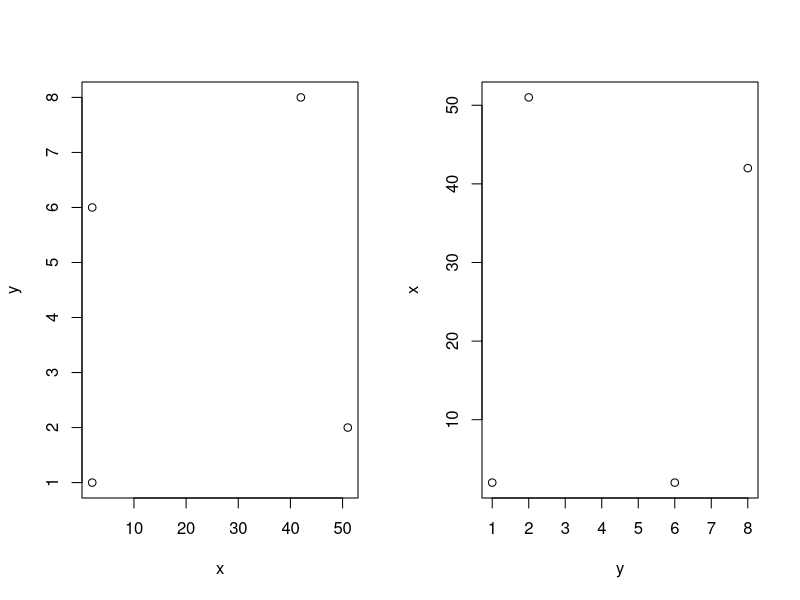
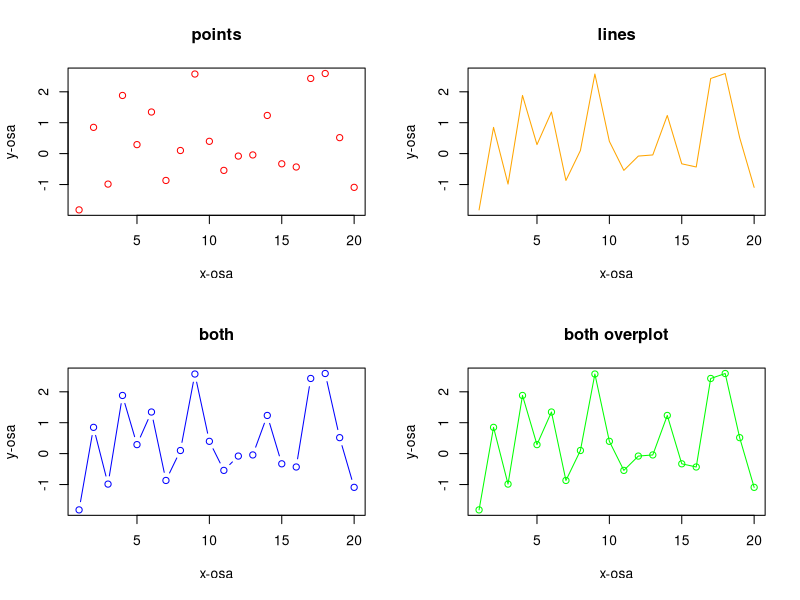
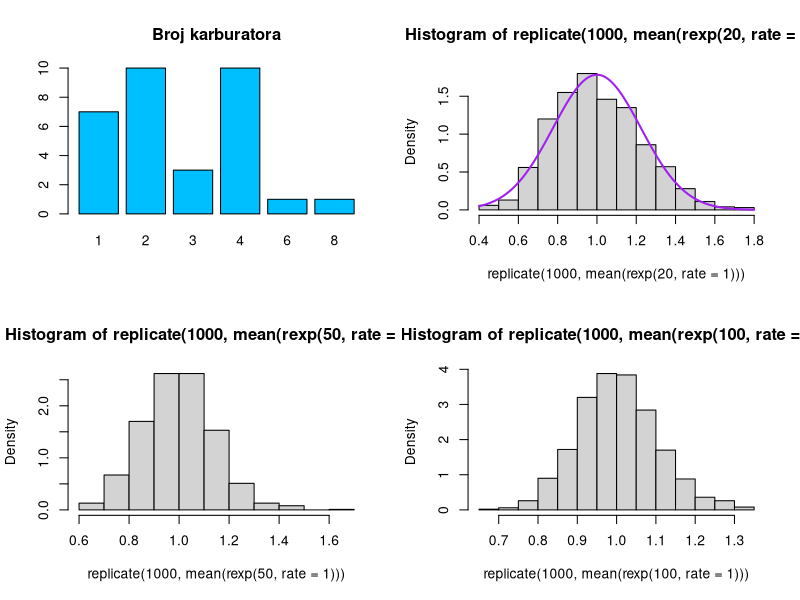

These charts were generated, in order, by the following R code:
#peti cas


brojevi <- 1:12
slova <- letters[1:12]
d <- data.frame(brojevi,slova)  #pravimo matricu sa ovim podacima
d

d1 <- data.frame(br=brojevi, sl=slova)  #imenujemo kolone
d1

d1$br    #pristupamo koloni iz baze d1

d[1,2]    #1 - red ; 2 - kolona 
d$brojevi[1]  #drugi nacin kad direktno uzimamo iz kolone
d[1, ] #celu kolonu
d[ , 1] #ceo red


d[d$brojevi<10, ] #logicki vektor koji vraca samo za ispunjen uslov

sleep             #ugradjena baza podataka

cbind(sleep, seq(20,1,-1))   #cbind prilepili smo jednu kolonu od 20 do 1


InsectSprays

data(InsectSprays)
summary(InsectSprays)     #sumarna statistika
head(InsectSprays)        #vrati prvih 6 elemenata baze, da bi videli imena headera


par(mfrow = c(1,2)) # platno se deli na jednu vrstu i dve kolone (dva grafika jedan pored drugog)
x<- c(2,51,2,42)
y<- c(1,2,6,8)

plot(x,y)
plot(y,x)

x1 <- rnorm(20) #  Grafici uzorka normalne raspodele
par(mfrow = c(2,2)) 
plot(x1, type = "p", main = "points", ylab = "y-osa", xlab = "x-osa", col = "red")
plot(x1, type = "l", main = "lines", ylab = "y-osa", xlab = "x-osa", col = "orange")
plot(x1, type = "b", main = "both", ylab = "y-osa", xlab = "x-osa", col = "blue")
plot(x1, type = "o", main = "both overplot", ylab = "y-osa", xlab = "x-osa", col = "green")



mtcars$cyl <- as.factor(mtcars$cyl)
mtcars$vs <- as.factor(mtcars$vs)
mtcars$am <- as.factor(mtcars$am)
mtcars$gear <- as.factor(mtcars$gear)
mtcars$carb <- as.factor(mtcars$carb)
summary(mtcars)


table(mtcars$carb)
table(mtcars$am, mtcars$cyl)
table(mtcars$carb, mtcars$cyl)


barplot(table(mtcars$carb), col = "deepskyblue", main = "Broj karburatora")



#Zadatak 1 sa sajta

hist(replicate(1000,mean(rexp(20, rate=1))), prob=T)    #br uzoraka je 20
curve(dnorm(x,mean=1,sd=1/sqrt(20)),lwd=2,add=T,col="purple")          #menjaj samo sd

hist(replicate(1000,mean(rexp(50, rate=1))), prob=T)    #br uzoraka je 50

hist(replicate(1000,mean(rexp(100, rate=1))), prob=T)    #br uzoraka je 100

#lici na normalnu raspodelu 












